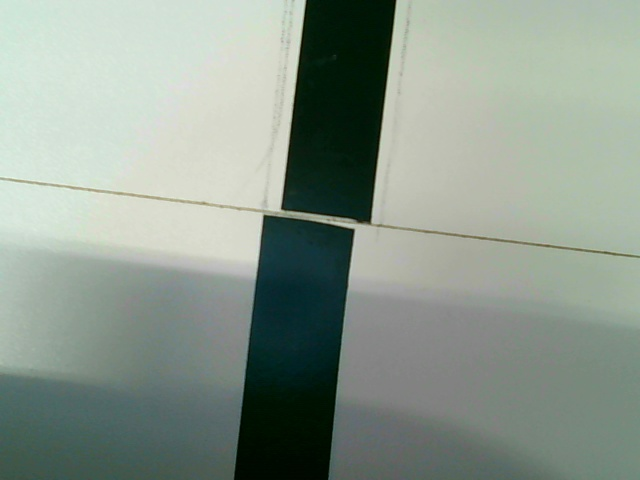
#> input picture direita/0.jpg, 640 x 480 px, found by its file name; its folder holds only this picture in this run
$ python pre-processador.py
#> lines starting #> are read from the running program, lines starting #| are printed output that depends on the picture
import cv2
import os

def preprocess_image(image_path):
#> called with image_path = 'data/direita/0.jpg'
    image = cv2.imread(image_path)
#> image is the input picture: shape (480, 640, 3); mean B, G, R 141.6, 152.5, 139.9
    image = cv2.resize(image, (224, 224))  # Redimensionar para 224x224
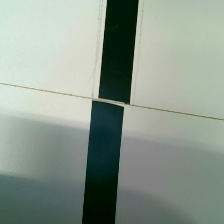
#> image: shape (224, 224, 3); mean B, G, R 141.5, 152.4, 139.8
    image = image / 255.0  # Normalizar para o intervalo [0, 1]
    return image

images = []
labels = []
for label in ["direita", "esquerda", "frente"]:
#> (the run stopped early here; a loop or call above may not have finished)
